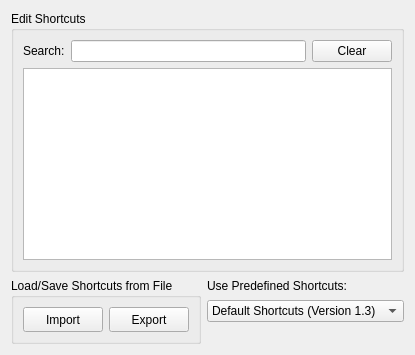
<?xml version="1.0" encoding="UTF-8"?>
<ui version="4.0">
 <class>ShortcutDialogData</class>
 <widget class="QWidget" name="ShortcutDialogData">
  <property name="windowTitle">
   <string>Shortcuts</string>
  </property>
  <layout class="QGridLayout" name="_2">
   <item row="0" column="0" colspan="2">
    <widget class="QGroupBox" name="settings_group">
     <property name="title">
      <string>Edit Shortcuts</string>
     </property>
     <layout class="QGridLayout">
      <property name="margin">
       <number>9</number>
      </property>
      <property name="spacing">
       <number>6</number>
      </property>
      <item row="1" column="0" colspan="3">
       <widget class="BALL::VIEW::ShortcutTableView" name="tableView">
        <property name="editTriggers">
         <set>QAbstractItemView::NoEditTriggers</set>
        </property>
        <property name="alternatingRowColors">
         <bool>true</bool>
        </property>
        <property name="selectionMode">
         <enum>QAbstractItemView::SingleSelection</enum>
        </property>
        <property name="selectionBehavior">
         <enum>QAbstractItemView::SelectRows</enum>
        </property>
        <property name="sortingEnabled">
         <bool>true</bool>
        </property>
        <property name="cornerButtonEnabled">
         <bool>false</bool>
        </property>
        <attribute name="horizontalHeaderHighlightSections">
         <bool>false</bool>
        </attribute>
        <attribute name="horizontalHeaderStretchLastSection">
         <bool>true</bool>
        </attribute>
        <attribute name="verticalHeaderVisible">
         <bool>false</bool>
        </attribute>
        <attribute name="verticalHeaderVisible">
         <bool>false</bool>
        </attribute>
        <attribute name="horizontalHeaderStretchLastSection">
         <bool>true</bool>
        </attribute>
        <attribute name="horizontalHeaderHighlightSections">
         <bool>false</bool>
        </attribute>
       </widget>
      </item>
      <item row="0" column="1">
       <widget class="QLineEdit" name="searchEdit"/>
      </item>
      <item row="0" column="2">
       <widget class="QPushButton" name="clearButton">
        <property name="text">
         <string>Clear</string>
        </property>
       </widget>
      </item>
      <item row="0" column="0">
       <widget class="QLabel" name="label">
        <property name="text">
         <string>Search:</string>
        </property>
       </widget>
      </item>
     </layout>
    </widget>
   </item>
   <item row="1" column="0" rowspan="3">
    <widget class="QGroupBox" name="orientation_group">
     <property name="title">
      <string>Load/Save Shortcuts from File</string>
     </property>
     <layout class="QHBoxLayout">
      <property name="spacing">
       <number>6</number>
      </property>
      <property name="margin">
       <number>9</number>
      </property>
      <item>
       <widget class="QPushButton" name="browse_import_button">
        <property name="minimumSize">
         <size>
          <width>50</width>
          <height>25</height>
         </size>
        </property>
        <property name="focusPolicy">
         <enum>Qt::TabFocus</enum>
        </property>
        <property name="toolTip">
         <string>Browse your computer for filedestination of the export</string>
        </property>
        <property name="text">
         <string>Import</string>
        </property>
        <property name="autoDefault">
         <bool>true</bool>
        </property>
        <property name="default">
         <bool>false</bool>
        </property>
        <property name="flat">
         <bool>false</bool>
        </property>
       </widget>
      </item>
      <item>
       <widget class="QPushButton" name="browse_export_button">
        <property name="minimumSize">
         <size>
          <width>50</width>
          <height>25</height>
         </size>
        </property>
        <property name="focusPolicy">
         <enum>Qt::TabFocus</enum>
        </property>
        <property name="toolTip">
         <string>Browse your computer for filedestination of the export</string>
        </property>
        <property name="text">
         <string>Export</string>
        </property>
        <property name="autoDefault">
         <bool>true</bool>
        </property>
        <property name="default">
         <bool>false</bool>
        </property>
        <property name="flat">
         <bool>false</bool>
        </property>
       </widget>
      </item>
     </layout>
    </widget>
   </item>
   <item row="1" column="1">
    <widget class="QLabel" name="label_2">
     <property name="text">
      <string>Use Predefined Shortcuts:</string>
     </property>
    </widget>
   </item>
   <item row="2" column="1">
    <widget class="QComboBox" name="predefined_combo_box">
     <item>
      <property name="text">
       <string>Default Shortcuts (Version 1.3)</string>
      </property>
     </item>
     <item>
      <property name="text">
       <string>Legacy Shortcuts (Version 1.2)</string>
      </property>
     </item>
     <item>
      <property name="text">
       <string>Custom</string>
      </property>
     </item>
    </widget>
   </item>
  </layout>
 </widget>
 <layoutdefault spacing="6" margin="11"/>
 <customwidgets>
  <customwidget>
   <class>BALL::VIEW::ShortcutTableView</class>
   <extends>QTableView</extends>
   <header>BALL_view/WIDGETS/shortcutTableView.h</header>
  </customwidget>
 </customwidgets>
 <tabstops>
  <tabstop>searchEdit</tabstop>
  <tabstop>clearButton</tabstop>
  <tabstop>tableView</tabstop>
  <tabstop>browse_import_button</tabstop>
  <tabstop>browse_export_button</tabstop>
  <tabstop>predefined_combo_box</tabstop>
 </tabstops>
 <includes>
  <include location="global">BALL_core/COMMON/global.h</include>
 </includes>
 <resources/>
 <connections>
  <connection>
   <sender>searchEdit</sender>
   <signal>textChanged(QString)</signal>
   <receiver>ShortcutDialogData</receiver>
   <slot>searchTextChanged(QString)</slot>
   <hints>
    <hint type="sourcelabel">
     <x>307</x>
     <y>56</y>
    </hint>
    <hint type="destinationlabel">
     <x>609</x>
     <y>61</y>
    </hint>
   </hints>
  </connection>
  <connection>
   <sender>clearButton</sender>
   <signal>clicked()</signal>
   <receiver>searchEdit</receiver>
   <slot>clear()</slot>
   <hints>
    <hint type="sourcelabel">
     <x>561</x>
     <y>51</y>
    </hint>
    <hint type="destinationlabel">
     <x>308</x>
     <y>58</y>
    </hint>
   </hints>
  </connection>
  <connection>
   <sender>predefined_combo_box</sender>
   <signal>currentIndexChanged(QString)</signal>
   <receiver>ShortcutDialogData</receiver>
   <slot>loadPredefinedShortcuts_(QString)</slot>
   <hints>
    <hint type="sourcelabel">
     <x>432</x>
     <y>329</y>
    </hint>
    <hint type="destinationlabel">
     <x>391</x>
     <y>350</y>
    </hint>
   </hints>
  </connection>
 </connections>
 <slots>
  <slot>searchTextChanged(QString)</slot>
  <slot>loadPredefinedShortcuts_(QString)</slot>
 </slots>
</ui>
